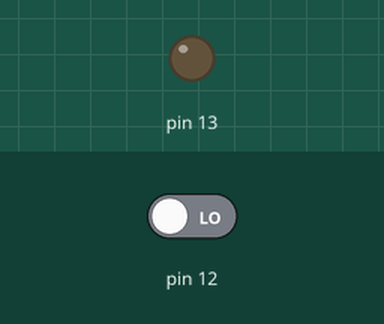
Simulated run of this sketch. Board: Arduino Uno, built with avr-gcc and run on an emulated ATmega328P. Parts: output pins drawn as LEDs (lit = HIGH). Dashed ring = blinking. The test bench sets the inputs (shaded band); at power-on: pin 12 LOW.

Above: at 1.2 s.
1.3 s: pin 12 driven HIGH
At 1.38 s:
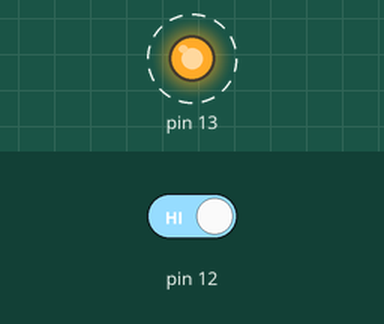
4.3 s: pin 12 driven LOW
At 5.0 s:
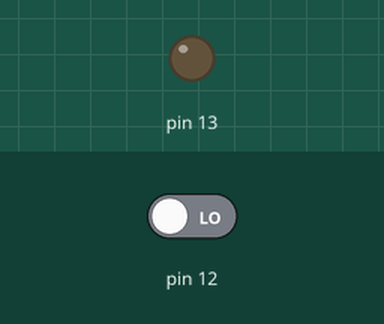
Timing chart, 0 to 7.3 s (numbered marks = the images above; inputs shaded):
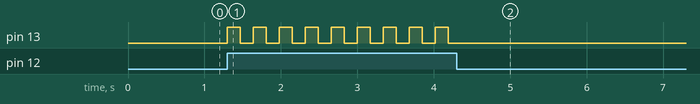

Measured:
- after the input at 1.3 s, pin 13: alternates HIGH for 0.17 s and LOW for 0.17 s, starting at once
- after the input at 4.3 s, pin 13: stops changing and stays LOW

The sketch:

Blink2.0.ino
```cpp
int a=2;
boolean b=LOW;
void setup() {
pinMode(13, OUTPUT);
pinMode(12, INPUT);
digitalWrite(13,LOW);
}

void loop() {
standby();
}
void standby(){

  while(true){
    b=digitalRead(12);
    if(b==HIGH){
      if(a%2==0){
      makeithigh();
      }
      else if(a%2!=0){
      makeitlow();
    }
   }
  }
}

  void makeithigh(){
    digitalWrite(13,HIGH);
   delay(170);
    a++;
       }
    void makeitlow(){
    digitalWrite(13,LOW);
    delay(170);
    a++;
        }
```
